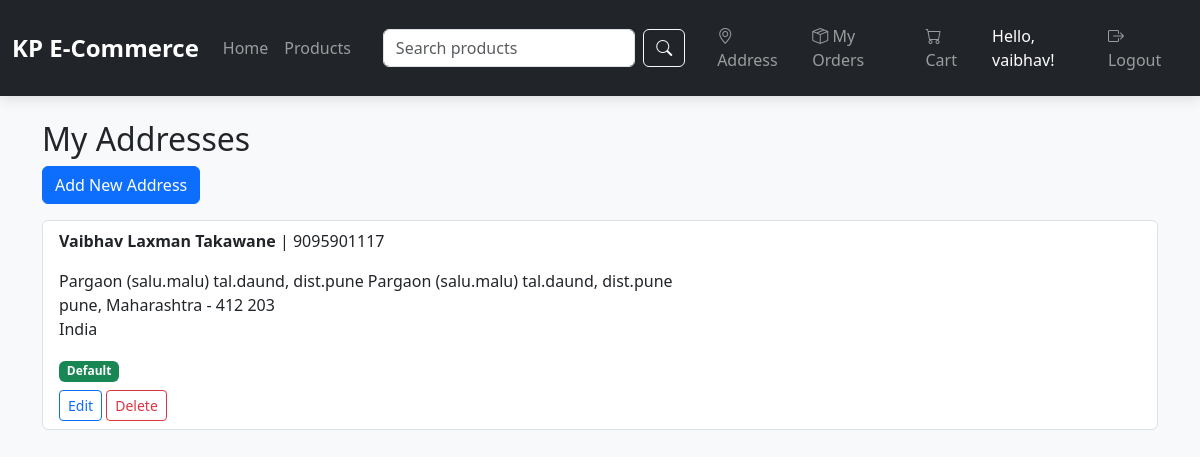
The app's page /address/ (signed in) with its own data.
### address_app/models.py (models this page shows, shortened)
class Address(models.Model):
    user = models.ForeignKey(User, on_delete=models.CASCADE)
    full_name = models.CharField(max_length=100)
    phone = models.CharField(max_length=20)
    address_line1 = models.CharField(max_length=255)
    address_line2 = models.CharField(max_length=255, blank=True)
    city = models.CharField(max_length=100)
    state = models.CharField(max_length=100)
    postal_code = models.CharField(max_length=20)
    country = models.CharField(max_length=100)
    is_default = models.BooleanField(default=False)
    created_at = models.DateTimeField(auto_now_add=True)

### address_app/views.py (the view)
# urls.py: path('', views.address_list, name='address_list'),
@login_required
def address_list(request):
    addresses = Address.objects.filter(user=request.user)
    return render(request, 'address_list.html', {'addresses': addresses})

### address_app/templates/address_list.html (shortened to what this page needs)
{% extends 'base.html' %}
{% block content %}
<h2>My Addresses</h2>
<a href="{% url 'address_create' %}" class="btn btn-primary mb-3">Add New Address</a>
{% if addresses %}
  <div class="list-group">
    {% for address in addresses %}
      <div class="list-group-item">
        <p><strong>{{ address.full_name }}</strong> | {{ address.phone }}</p>
        <p>{{ address.address_line1 }} {{ address.address_line2 }}<br>
           {{ address.city }}, {{ address.state }} - {{ address.postal_code }}<br>
           {{ address.country }}</p>
        {% if address.is_default %}<span class="badge bg-success">Default</span>{% endif %}
        <div class="mt-2">
          <a href="{% url 'address_update' address.id %}" class="btn btn-sm btn-outline-primary">Edit</a>
          <a href="{% url 'address_delete' address.id %}" class="btn btn-sm btn-outline-danger">Delete</a>
        </div>
      </div>
    {% endfor %}
  </div>
{% else %}
  <p class="text-muted">No addresses added yet.</p>
{% endif %}
{% endblock %}

### templates/base.html (shortened to what this page needs)
<!DOCTYPE html>
<html lang="en">
<head>
    <link href="https://cdn.jsdelivr.net/npm/bootstrap-icons@1.10.5/font/bootstrap-icons.css" rel="stylesheet">
    <link rel="stylesheet" href="https://cdn.jsdelivr.net/npm/bootstrap@5.3.3/dist/css/bootstrap.min.css">
</head>
<body>
    <nav class="navbar navbar-expand-lg navbar-dark bg-dark py-3">
        <div class="container-fluid">
            <a class="navbar-brand" href="{% url 'product_list' %}">KP E-Commerce</a>
            <div class="collapse navbar-collapse" id="navbarNav">
                <ul class="navbar-nav me-auto">
                    <li class="nav-item"><a class="nav-link" href="{% url 'product_list' %}">Home</a></li>
                    <li class="nav-item"><a class="nav-link" href="{% url 'product_list' %}">Products</a></li>
                </ul>
                <form class="d-flex mx-lg-4 my-2 my-lg-0" method="GET" action="{% url 'search' %}">
                    <input class="form-control me-2" type="search" name="q" placeholder="Search products" aria-label="Search">
                    <button class="btn btn-outline-light" type="submit"><i class="bi bi-search"></i></button>
                </form>
                {% if user.is_authenticated %}
                <ul class="navbar-nav">
                    <li class="nav-item"><a class="nav-link" href="{% url 'address_list' %}"><i class="bi bi-geo-alt"></i> Address</a></li>
                    <li class="nav-item"><a class="nav-link" href="{% url 'my_orders' %}"><i class="bi bi-box-seam"></i> My Orders</a></li>
                    <li class="nav-item"><a class="nav-link" href="{% url 'view_cart' %}"><i class="bi bi-cart"></i> Cart</a></li>
                    <li class="nav-item d-flex align-items-center text-white ms-2">Hello, {{ user.username }}!</li>
                    <li class="nav-item"><a class="nav-link" href="{% url 'logout' %}"><i class="bi bi-box-arrow-right"></i> Logout</a></li>
                </ul>
                {% endif %}
            </div>
        </div>
    </nav>
    <main class="container py-4">
        {% block content %}
        {% endblock %}
    </main>
</body>
</html>

### templates/base.html (style rules this page uses)
body { background-color: #f8f9fa; font-family: 'Segoe UI', Tahoma, Geneva, Verdana, sans-serif; }
.navbar { box-shadow: 0 4px 12px rgba(0, 0, 0, 0.1); }
.navbar-brand { font-weight: 600; font-size: 1.5rem; color: #fff; }
.nav-link { font-weight: 500; }

### records on screen
Address: full_name "Vaibhav Laxman Takawane", phone "9095901117", address_line1 "Pargaon (salu.malu) tal.daund, dist.pune", address_line2 "Pargaon (salu.malu) tal.daund, dist.pune", city "pune", state "Maharashtra", postal_code "412 203", country "India", is_default "Default"

### other values on screen
{{ user.username }} "vaibhav"
